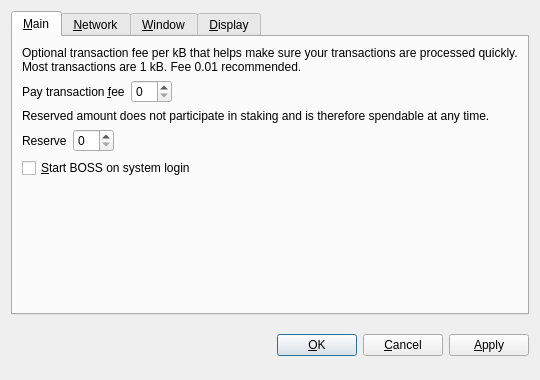
<?xml version="1.0" encoding="UTF-8"?>
<ui version="4.0">
 <class>OptionsDialog</class>
 <widget class="QDialog" name="OptionsDialog">
  <property name="geometry">
   <rect>
    <x>0</x>
    <y>0</y>
    <width>540</width>
    <height>380</height>
   </rect>
  </property>
  <property name="windowTitle">
   <string>Options</string>
  </property>
  <property name="modal">
   <bool>true</bool>
  </property>
  <layout class="QVBoxLayout" name="verticalLayout">
   <item>
    <widget class="QTabWidget" name="tabWidget">
     <property name="tabPosition">
      <enum>QTabWidget::North</enum>
     </property>
     <property name="currentIndex">
      <number>0</number>
     </property>
     <widget class="QWidget" name="tabMain">
      <attribute name="title">
       <string>&amp;Main</string>
      </attribute>
      <layout class="QVBoxLayout" name="verticalLayout_Main">
       <item>
        <widget class="QLabel" name="transactionFeeInfoLabel">
         <property name="text">
          <string>Optional transaction fee per kB that helps make sure your transactions are processed quickly. Most transactions are 1 kB. Fee 0.01 recommended.</string>
         </property>
         <property name="textFormat">
          <enum>Qt::PlainText</enum>
         </property>
         <property name="wordWrap">
          <bool>true</bool>
         </property>
        </widget>
       </item>
       <item>
        <layout class="QHBoxLayout" name="horizontalLayoutFee">
         <item>
          <widget class="QLabel" name="transactionFeeLabel">
           <property name="text">
            <string>Pay transaction &amp;fee</string>
           </property>
           <property name="textFormat">
            <enum>Qt::PlainText</enum>
           </property>
           <property name="buddy">
            <cstring>transactionFee</cstring>
           </property>
          </widget>
         </item>
         <item>
          <widget class="BitcoinAmountField" name="transactionFee"/>
         </item>
         <item>
          <spacer name="horizontalSpacerFee">
           <property name="orientation">
            <enum>Qt::Horizontal</enum>
           </property>
           <property name="sizeHint" stdset="0">
            <size>
             <width>40</width>
             <height>20</height>
            </size>
           </property>
          </spacer>
         </item>
        </layout>
       </item>
       <item>
        <widget class="QLabel" name="reserveBalanceInfoLabel">
         <property name="text">
          <string>Reserved amount does not participate in staking and is therefore spendable at any time.</string>
         </property>
         <property name="textFormat">
          <enum>Qt::PlainText</enum>
         </property>
         <property name="wordWrap">
          <bool>true</bool>
         </property>
        </widget>
       </item>
       <item>
        <layout class="QHBoxLayout" name="horizontalLayoutReserveBalance">
         <item>
          <widget class="QLabel" name="reserveBalanceLabel">
           <property name="text">
            <string>Reserve</string>
           </property>
           <property name="textFormat">
            <enum>Qt::PlainText</enum>
           </property>
           <property name="buddy">
            <cstring>reserveBalance</cstring>
           </property>
          </widget>
         </item>
         <item>
          <widget class="BitcoinAmountField" name="reserveBalance"/>
         </item>
         <item>
          <spacer name="horizontalSpacerReserveBalance">
           <property name="orientation">
            <enum>Qt::Horizontal</enum>
           </property>
           <property name="sizeHint" stdset="0">
            <size>
             <width>40</width>
             <height>20</height>
            </size>
           </property>
          </spacer>
         </item>
        </layout>
       </item>
       <item>
        <widget class="QCheckBox" name="bitcoinAtStartup">
         <property name="toolTip">
          <string>Automatically start BOSS after logging in to the system.</string>
         </property>
         <property name="text">
          <string>&amp;Start BOSS on system login</string>
         </property>
        </widget>
       </item>
       <item>
        <spacer name="verticalSpacer_Main">
         <property name="orientation">
          <enum>Qt::Vertical</enum>
         </property>
         <property name="sizeHint" stdset="0">
          <size>
           <width>20</width>
           <height>40</height>
          </size>
         </property>
        </spacer>
       </item>
      </layout>
     </widget>
     <widget class="QWidget" name="tabNetwork">
      <attribute name="title">
       <string>&amp;Network</string>
      </attribute>
      <layout class="QVBoxLayout" name="verticalLayout_Network">
       <item>
        <widget class="QCheckBox" name="mapPortUpnp">
         <property name="toolTip">
          <string>Automatically open the BOSS client port on the router. This only works when your router supports UPnP and it is enabled.</string>
         </property>
         <property name="text">
          <string>Map port using &amp;UPnP</string>
         </property>
        </widget>
       </item>
       <item>
        <widget class="QCheckBox" name="connectSocks">
         <property name="toolTip">
          <string>Connect to the BOSS network through a SOCKS proxy (e.g. when connecting through Tor).</string>
         </property>
         <property name="text">
          <string>&amp;Connect through SOCKS proxy:</string>
         </property>
        </widget>
       </item>
       <item>
        <layout class="QHBoxLayout" name="horizontalLayout_Network">
         <item>
          <widget class="QLabel" name="proxyIpLabel">
           <property name="text">
            <string>Proxy &amp;IP:</string>
           </property>
           <property name="textFormat">
            <enum>Qt::PlainText</enum>
           </property>
           <property name="buddy">
            <cstring>proxyIp</cstring>
           </property>
          </widget>
         </item>
         <item>
          <widget class="QValidatedLineEdit" name="proxyIp">
           <property name="maximumSize">
            <size>
             <width>140</width>
             <height>16777215</height>
            </size>
           </property>
           <property name="toolTip">
            <string>IP address of the proxy (e.g. 127.0.0.1)</string>
           </property>
          </widget>
         </item>
         <item>
          <widget class="QLabel" name="proxyPortLabel">
           <property name="text">
            <string>&amp;Port:</string>
           </property>
           <property name="textFormat">
            <enum>Qt::PlainText</enum>
           </property>
           <property name="buddy">
            <cstring>proxyPort</cstring>
           </property>
          </widget>
         </item>
         <item>
          <widget class="QLineEdit" name="proxyPort">
           <property name="maximumSize">
            <size>
             <width>55</width>
             <height>16777215</height>
            </size>
           </property>
           <property name="toolTip">
            <string>Port of the proxy (e.g. 9050)</string>
           </property>
          </widget>
         </item>
         <item>
          <widget class="QLabel" name="socksVersionLabel">
           <property name="text">
            <string>SOCKS &amp;Version:</string>
           </property>
           <property name="textFormat">
            <enum>Qt::PlainText</enum>
           </property>
           <property name="buddy">
            <cstring>socksVersion</cstring>
           </property>
          </widget>
         </item>
         <item>
          <widget class="QValueComboBox" name="socksVersion">
           <property name="toolTip">
            <string>SOCKS version of the proxy (e.g. 5)</string>
           </property>
          </widget>
         </item>
         <item>
          <spacer name="horizontalSpacer_Network">
           <property name="orientation">
            <enum>Qt::Horizontal</enum>
           </property>
           <property name="sizeHint" stdset="0">
            <size>
             <width>40</width>
             <height>20</height>
            </size>
           </property>
          </spacer>
         </item>
        </layout>
       </item>
       <item>
        <spacer name="verticalSpacer_Network">
         <property name="orientation">
          <enum>Qt::Vertical</enum>
         </property>
         <property name="sizeHint" stdset="0">
          <size>
           <width>20</width>
           <height>40</height>
          </size>
         </property>
        </spacer>
       </item>
      </layout>
     </widget>
     <widget class="QWidget" name="tabWindow">
      <attribute name="title">
       <string>&amp;Window</string>
      </attribute>
      <layout class="QVBoxLayout" name="verticalLayout_Window">
       <item>
        <widget class="QCheckBox" name="minimizeToTray">
         <property name="toolTip">
          <string>Show only a tray icon after minimizing the window.</string>
         </property>
         <property name="text">
          <string>&amp;Minimize to the tray instead of the taskbar</string>
         </property>
        </widget>
       </item>
       <item>
        <widget class="QCheckBox" name="minimizeOnClose">
         <property name="toolTip">
          <string>Minimize instead of exit the application when the window is closed. When this option is enabled, the application will be closed only after selecting Quit in the menu.</string>
         </property>
         <property name="text">
          <string>M&amp;inimize on close</string>
         </property>
        </widget>
       </item>
       <item>
        <spacer name="verticalSpacer_Window">
         <property name="orientation">
          <enum>Qt::Vertical</enum>
         </property>
         <property name="sizeHint" stdset="0">
          <size>
           <width>20</width>
           <height>40</height>
          </size>
         </property>
        </spacer>
       </item>
      </layout>
     </widget>
     <widget class="QWidget" name="tabDisplay">
      <attribute name="title">
       <string>&amp;Display</string>
      </attribute>
      <layout class="QVBoxLayout" name="verticalLayout_Display">
       <item>
        <layout class="QHBoxLayout" name="horizontalLayout_1_Display">
         <item>
          <widget class="QLabel" name="langLabel">
           <property name="text">
            <string>User Interface &amp;language:</string>
           </property>
           <property name="textFormat">
            <enum>Qt::PlainText</enum>
           </property>
           <property name="buddy">
            <cstring>lang</cstring>
           </property>
          </widget>
         </item>
         <item>
          <widget class="QValueComboBox" name="lang">
           <property name="toolTip">
            <string>The user interface language can be set here. This setting will take effect after restarting BOSS.</string>
           </property>
          </widget>
         </item>
        </layout>
       </item>
       <item>
        <layout class="QHBoxLayout" name="horizontalLayout_2_Display">
         <item>
          <widget class="QLabel" name="unitLabel">
           <property name="text">
            <string>&amp;Unit to show amounts in:</string>
           </property>
           <property name="textFormat">
            <enum>Qt::PlainText</enum>
           </property>
           <property name="buddy">
            <cstring>unit</cstring>
           </property>
          </widget>
         </item>
         <item>
          <widget class="QValueComboBox" name="unit">
           <property name="toolTip">
            <string>Choose the default subdivision unit to show in the interface and when sending coins.</string>
           </property>
          </widget>
         </item>
        </layout>
       </item>
       <item>
        <widget class="QCheckBox" name="displayAddresses">
         <property name="toolTip">
          <string>Whether to show BOSS addresses in the transaction list or not.</string>
         </property>
         <property name="text">
          <string>&amp;Display addresses in transaction list</string>
         </property>
        </widget>
       </item>
       <item>
        <widget class="QCheckBox" name="coinControlFeatures">
         <property name="toolTip">
          <string>Whether to show coin control features or not.</string>
         </property>
         <property name="text">
          <string>Display coin &amp;control features (experts only!)</string>
         </property>
        </widget>
       </item>
       <item>
        <spacer name="verticalSpacer_Display">
         <property name="orientation">
          <enum>Qt::Vertical</enum>
         </property>
         <property name="sizeHint" stdset="0">
          <size>
           <width>20</width>
           <height>40</height>
          </size>
         </property>
        </spacer>
       </item>
      </layout>
     </widget>
    </widget>
   </item>
   <item>
    <layout class="QHBoxLayout" name="horizontalLayout_Buttons">
     <item>
      <spacer name="horizontalSpacer_1">
       <property name="orientation">
        <enum>Qt::Horizontal</enum>
       </property>
       <property name="sizeHint" stdset="0">
        <size>
         <width>40</width>
         <height>48</height>
        </size>
       </property>
      </spacer>
     </item>
     <item>
      <widget class="QLabel" name="statusLabel">
       <property name="font">
        <font>
         <weight>75</weight>
         <bold>true</bold>
        </font>
       </property>
       <property name="text">
        <string/>
       </property>
       <property name="textFormat">
        <enum>Qt::PlainText</enum>
       </property>
       <property name="wordWrap">
        <bool>true</bool>
       </property>
      </widget>
     </item>
     <item>
      <spacer name="horizontalSpacer_2">
       <property name="orientation">
        <enum>Qt::Horizontal</enum>
       </property>
       <property name="sizeHint" stdset="0">
        <size>
         <width>40</width>
         <height>48</height>
        </size>
       </property>
      </spacer>
     </item>
     <item>
      <widget class="QPushButton" name="okButton">
       <property name="text">
        <string>&amp;OK</string>
       </property>
      </widget>
     </item>
     <item>
      <widget class="QPushButton" name="cancelButton">
       <property name="text">
        <string>&amp;Cancel</string>
       </property>
       <property name="autoDefault">
        <bool>false</bool>
       </property>
      </widget>
     </item>
     <item>
      <widget class="QPushButton" name="applyButton">
       <property name="text">
        <string>&amp;Apply</string>
       </property>
       <property name="autoDefault">
        <bool>false</bool>
       </property>
      </widget>
     </item>
    </layout>
   </item>
  </layout>
 </widget>
 <customwidgets>
  <customwidget>
   <class>BitcoinAmountField</class>
   <extends>QSpinBox</extends>
   <header>bitcoinamountfield.h</header>
  </customwidget>
  <customwidget>
   <class>QValueComboBox</class>
   <extends>QComboBox</extends>
   <header>qvaluecombobox.h</header>
  </customwidget>
  <customwidget>
   <class>QValidatedLineEdit</class>
   <extends>QLineEdit</extends>
   <header>qvalidatedlineedit.h</header>
  </customwidget>
 </customwidgets>
 <resources/>
 <connections/>
</ui>
